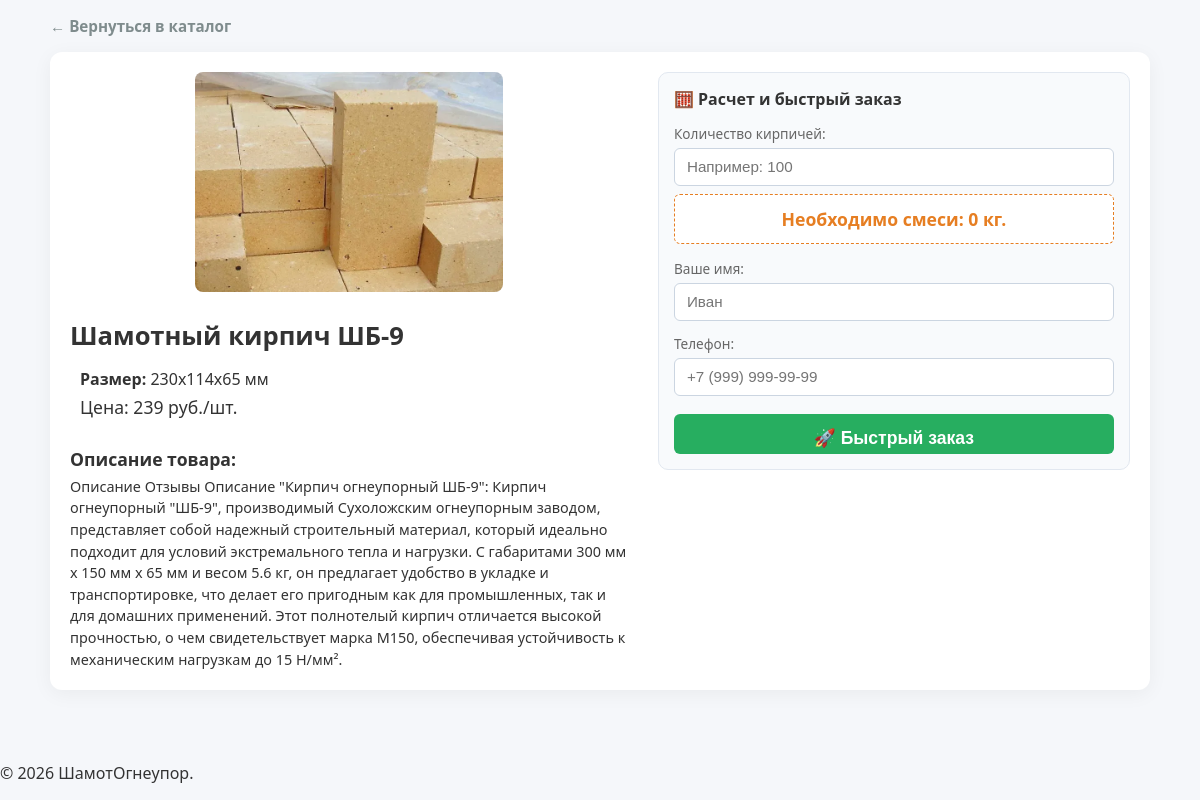
Page /brick/4/ on the committed database.
### catalog/models.py (models this page shows, shortened)
class Brick(models.Model):
    name = models.CharField(max_length=50)        # Название (например, ШБ-5)
    size = models.CharField(max_length=30)        # Размеры (например, 230х114х65 мм)
    price = models.IntegerField()                 # Цена (просто целое число)
    description = models.TextField()
    image = models.ImageField(upload_to='bricks_photos/', blank=True, null=True)
    mixture_per_brick = models.FloatField(default=0.4, verbose_name="Расход смеси на 1 шт (кг)")

### catalog/views.py (the view)
# urls.py: path('brick/<int:brick_id>/', views.brick_detail, name='brick_detail'),
def brick_detail(request, brick_id):
    brick = get_object_or_404(Brick, id=brick_id)
    return render(request, 'brick_detail.html', {'brick': brick})

### catalog/templates/brick_detail.html (shortened to what this page needs)
{% load static %}
<!DOCTYPE html>
<html lang="ru">
<head>
    <link rel="stylesheet" href="{% static 'catalog/style.css' %}">
</head>
<body>
<main class="container" style="max-width: 1100px; margin: 15px auto; padding: 0 15px;">
    <div style="margin-bottom: 15px;">
        <a href="/" class="back-link" style="margin-top: 0 !important; font-weight: bold; color: #e67e22;">← Вернуться в каталог</a>
    </div>
    <div class="detail-wrapper">
        <div class="detail-left">
            <div style="text-align: center; margin-bottom: 15px;">
                <img src="{{ brick.image.url }}" alt="{{ brick.name }}" class="detail-img" style="max-height: 220px; width: auto; border-radius: 8px;">
            </div>
            <h2 class="detail-title" style="font-size: 1.6rem; margin-bottom: 5px;">Шамотный кирпич {{ brick.name }}</h2>
            <div class="detail-meta" style="padding: 10px; margin-bottom: 10px;">
                <p style="margin: 0 0 5px 0;"><strong>Размер:</strong> 230х114х65 мм</p>
                <div class="detail-price" style="font-size: 1.1rem;">Цена: <span>{{ brick.price }} руб./шт.</span></div>
            </div>
            <div class="detail-description">
                <h3 style="font-size: 1.1rem; margin-bottom: 5px;">Описание товара:</h3>
                <p style="font-size: 0.9rem; line-height: 1.5; margin: 0;">{{ brick.description }}</p>
            </div>
        </div>
        <div class="detail-right">
            <div class="calc-block">
                <h3 style="font-size: 1rem; margin-top: 0; margin-bottom: 10px;">🧮 Расчет и быстрый заказ</h3>
                <form method="POST" action="{% url 'create_order' brick.id %}">
                    <p style="color: #666; font-size: 0.85rem; margin-bottom: 5px;">Количество кирпичей:</p>
                    <input type="number" id="brick-count" name="quantity" class="calc-input" placeholder="Например: 100" min="1" required oninput="calculateMixture()">
                    <div class="calc-result" style="padding: 8px; font-size: 1rem; margin-bottom: 10px;">
                        Необходимо смеси: <span id="mix-result">0</span> кг.
                    </div>
                    <div class="order-fields" style="display: flex; flex-direction: column; gap: 5px;">
                        <p style="color: #666; font-size: 0.85rem; margin: 0;">Ваше имя:</p>
                        <input type="text" name="client_name" class="calc-input" placeholder="Иван" required>
                        <p style="color: #666; font-size: 0.85rem; margin: 0;">Телефон:</p>
                        <input type="tel" name="client_phone" class="calc-input" placeholder="+7 (999) 999-99-99" required>
                    </div>
                    <button type="submit" class="buy-btn" style="margin-top: 10px; height: 40px; padding: 0;">
                        🚀 Быстрый заказ
                    </button>
                </form>
            </div>
        </div>
    </div>
</main>
    <footer class="main-footer"><p>© 2026 ШамотОгнеупор.</p></footer>
</body>
</html>

### catalog/catalog/static/catalog/style.css (style rules this page uses)
body { font-family: 'Segoe UI', Tahoma, Geneva, Verdana, sans-serif; margin: 0; padding: 0; background-color: #f5f7fa; color: #333; display: flex; flex-direction: column; min-height: 100vh; }
.container { max-width: 1100px; margin: 40px auto; padding: 0 20px; flex: 1; }
.buy-btn { background-color: #e67e22; color: white; border: none; padding: 12px; border-radius: 6px; cursor: pointer; font-weight: bold; width: 100%; transition: background 0.2s; text-align: center; text-decoration: none; display: block; box-sizing: border-box; }
.detail-wrapper { display: flex !important; gap: 30px !important; background: #ffffff !important; padding: 20px !important; border-radius: 12px !important; box-shadow: 0 4px 20px rgba(0,0,0,0.05) !important; align-items: flex-start !important; }
.detail-left { flex: 1.3 !important; min-width: 250px !important; }
.detail-right { flex: 1.1 !important; min-width: 350px !important; }
.calc-block { background: #f8fafc !important; border: 1px solid #e2e8f0 !important; border-radius: 10px !important; padding: 15px !important; box-sizing: border-box !important; width: 100% !important; }
.calc-input { width: 100% !important; padding: 8px 12px !important; font-size: 0.95rem !important; border: 1px solid #cbd5e1 !important; border-radius: 6px !important; background: #ffffff !important; box-sizing: border-box !important; height: 38px !important; margin-bottom: 8px !important; }
.buy-btn { width: 100% !important; height: 40px !important; border: none !important; background: #27ae60 !important; color: white !important; border-radius: 6px !important; font-size: 0.95rem !important; font-weight: bold !important; cursor: pointer !important; }
.calc-result { font-weight: bold !important; font-size: 1.1rem !important; color: #e67e22 !important; background: #ffffff !important; padding: 12px !important; border-radius: 6px !important; border: 1px dashed #e67e22 !important; text-align: center !important; margin-bottom: 15px !important; }
.buy-btn { width: 100% !important; border: none !important; background: #27ae60 !important; color: white !important; padding: 14px !important; border-radius: 6px !important; font-size: 1.1rem !important; font-weight: bold !important; cursor: pointer !important; transition: background 0.2s !important; }
.back-link { display: inline-block !important; color: #7f8c8d !important; text-decoration: none !important; font-size: 0.95rem !important; }
.container, main { display: block !important; }

### rows in the picture
Brick: image (picture), name "ШБ-9", price "239", description "Описание Отзывы Описание \"Кирпич огнеупорный ШБ-9\": Кирпич огнеупорный \"ШБ-9\", производимый Сухоложским огнеупорным заводом, представляет собой надежный строительный материал, который идеально подходит для условий экстремального тепла и нагрузки. С габаритами 300 мм x 150 мм x 65 мм и весом 5.6 кг, он предлагает удобство в укладке и транспортировке, что делает его пригодным как для промышленных, так и для домашних применений. Этот полнотелый кирпич отличается высокой прочностью, о чем свидетельствует марка М150, обеспечивая устойчивость к механическим нагрузкам до 15 Н/мм²."
